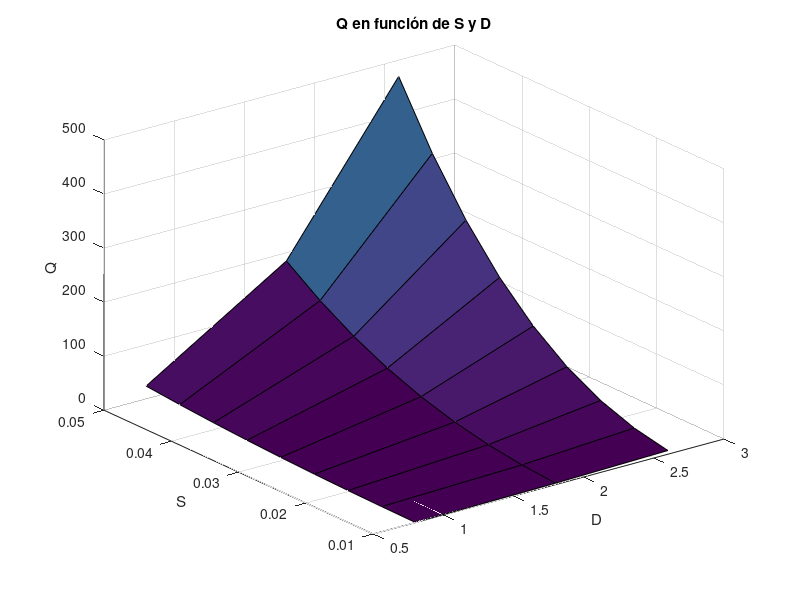

This chart was generated by the following MATLAB code:
D = [0.8 1.8 2.6];
S = [0.01 0.015 0.02 0.025 0.03 0.035 0.04 0.045 0.05];

for i2=1:3
  for i1=1:9
    Q(i1,i2) = 109572.104*D(i2)^(2.5380)*S(i1)^(2.6293);
  endfor
endfor

#109572.104*D(i1)^(2.5380)*S(i2)^(2.6293)

surf(D,S,Q)
title("Q en función de S y D")
xlabel("D")
ylabel("S")
zlabel("Q")